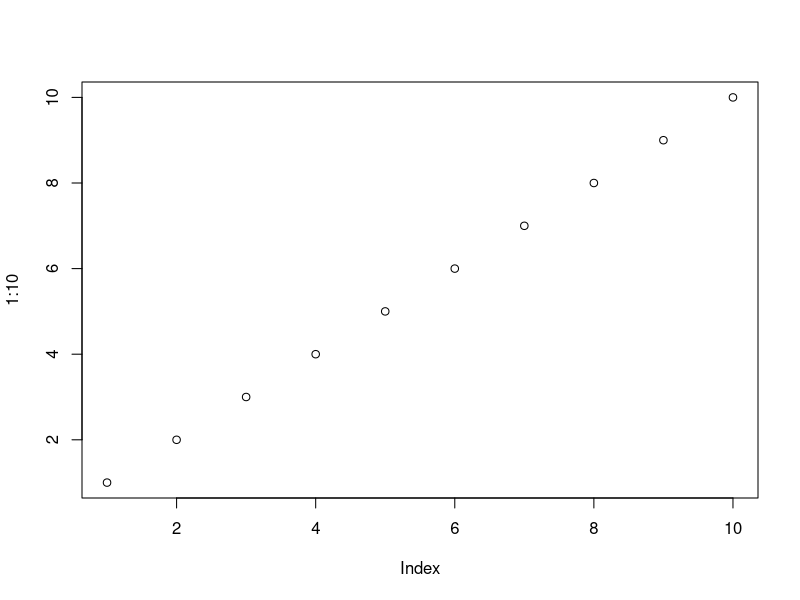
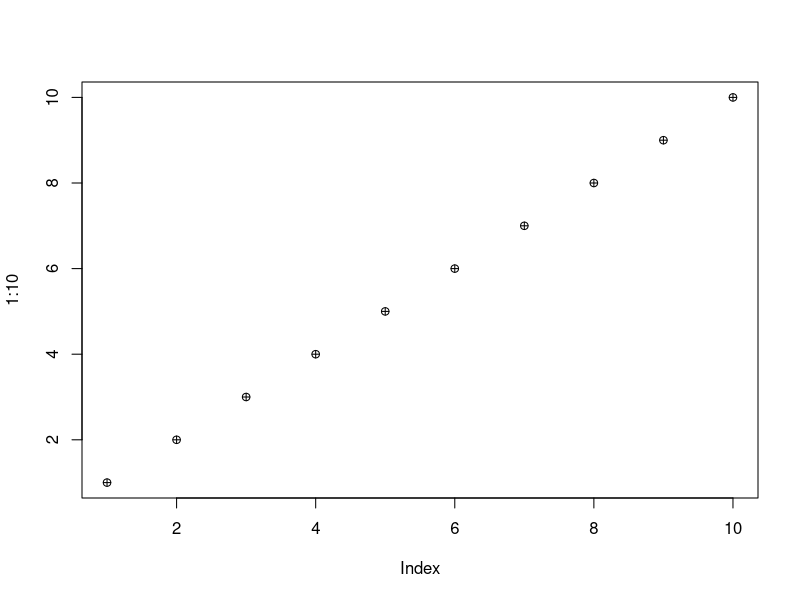
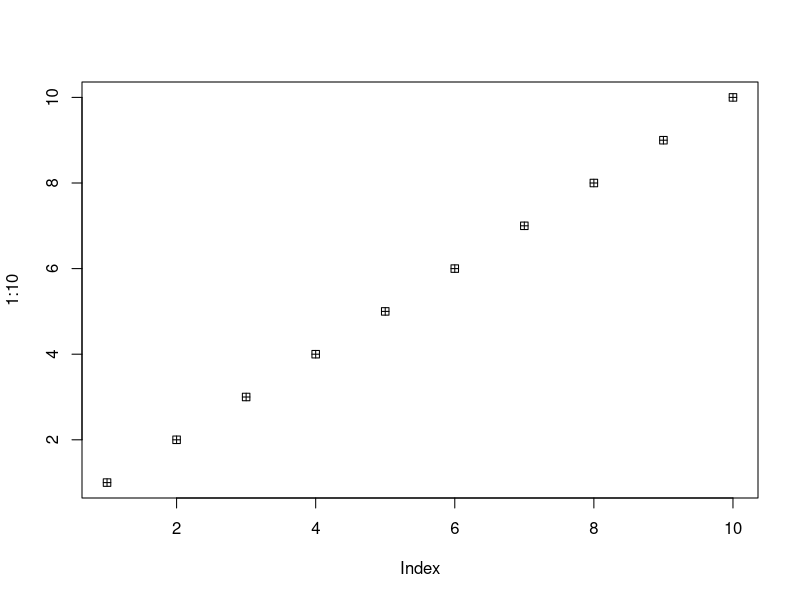
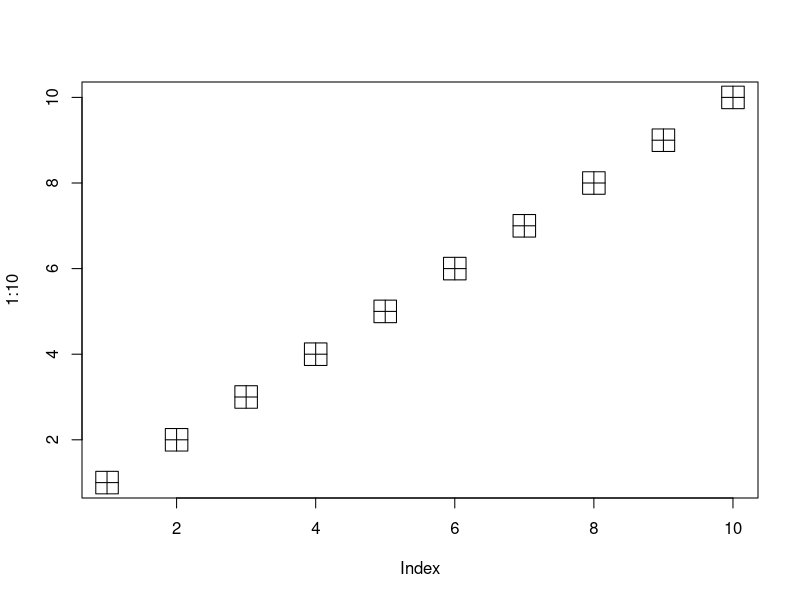
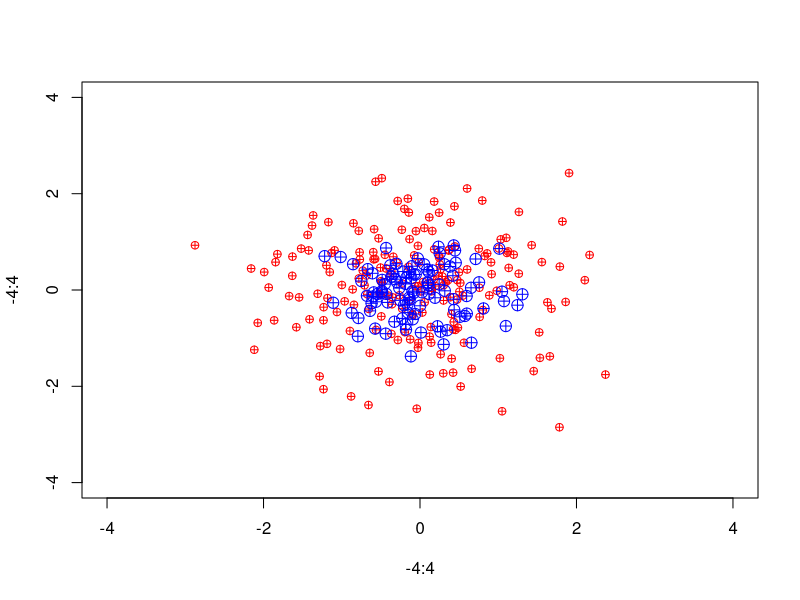
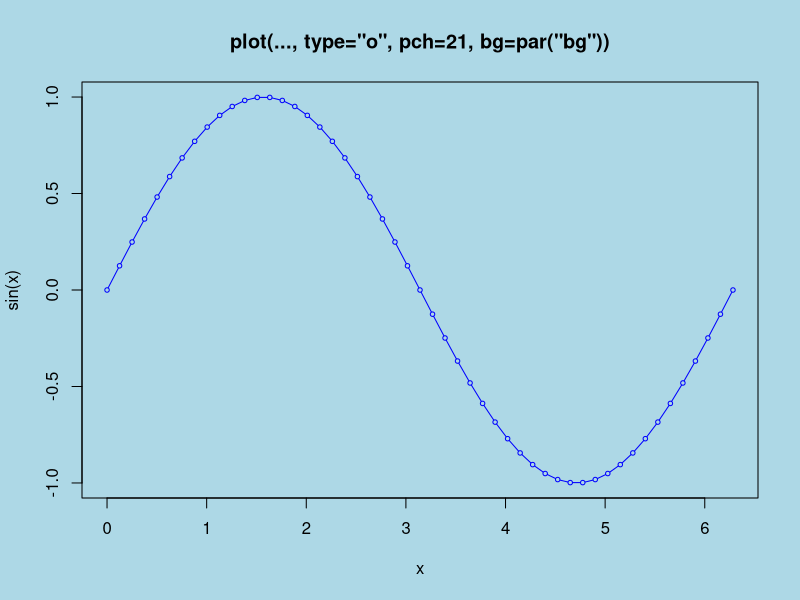
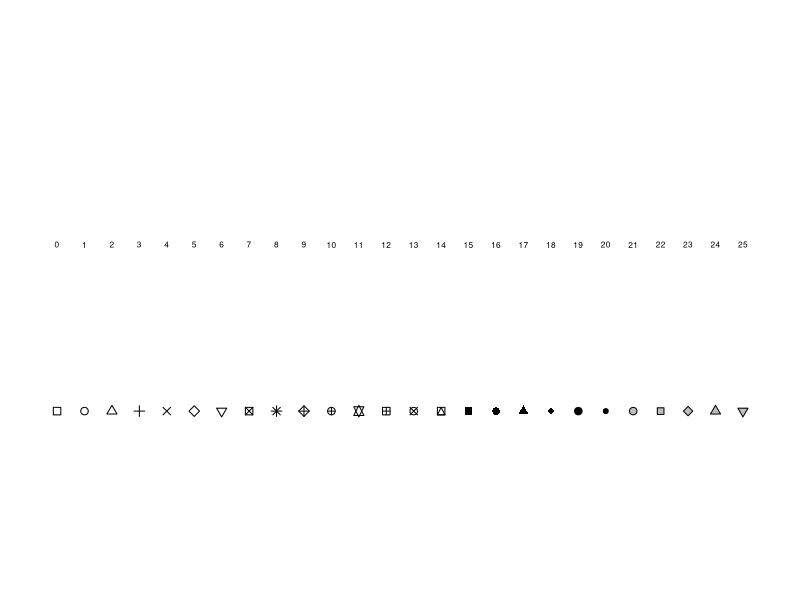
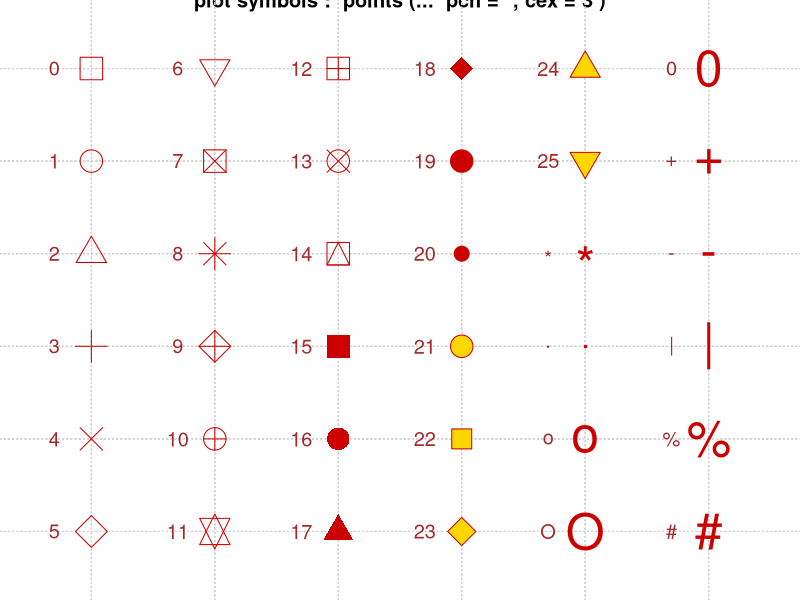

Recreate these plots in R, in order.
# pch - lots of points

plot(1:10)


par("pch")
par(pch = 10)
plot(1:10)

# or...
plot(1:10, pch = 12)
plot(1:10, pch = 12, cex = 3)

# run the code from points to see a graphic
example("points")
